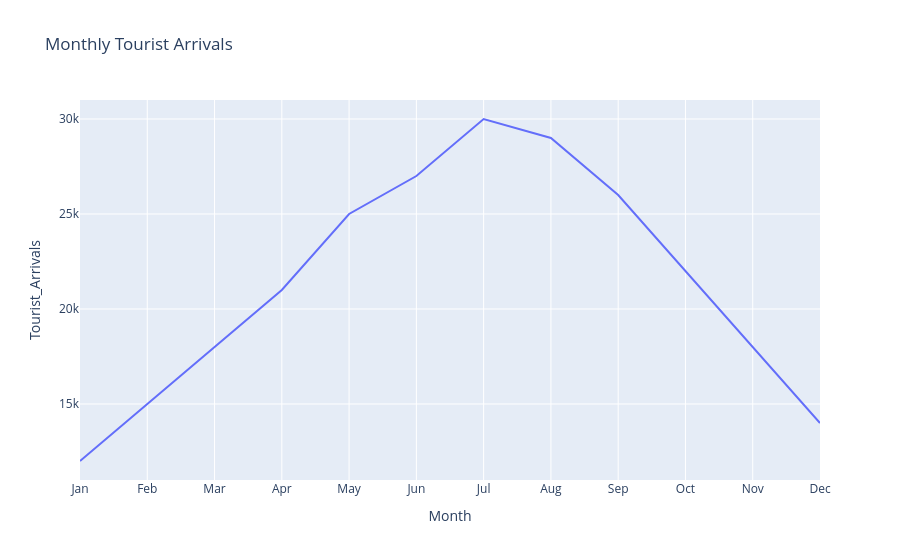

Notebook code cell kept with this figure:
### Markdown cell above
# **Plotly: Data Visualization in Python -**
* Line, Bar, Scatter, Histogram, Violin, Gantt, Heatmap, 3D Graphs.

## Introduction

* Plotly is a powerful Python visualization library for creating **interactive** and **publication-quality** graphs.
* It supports various plot types, making it ideal for **data exploration and storytelling**.
* For this case study, we analyze **Tourism & Travel Analytics**, focusing on trends in visitor numbers, seasonal patterns, hotel bookings, and travel costs.

## Plotly: Interactive Visualizations for Tourism & Travel Analytics

### Line Plot

#### Concept

* A **line plot** is used to visualize trends over time, making it ideal for **time-series data** like monthly tourist arrivals.

### Code cell
import plotly.express as px
import pandas as pd

df = pd.read_csv("tourism_data.csv")
fig = px.line(df, x='Month', y='Tourist_Arrivals', title="Monthly Tourist Arrivals")
fig.show()

### Figure 1 — Plotly figure (JSON) as saved in the notebook; plotly's stock layout.template omitted (floating-point values rounded to 4 significant figures)
{"data": [{"hovertemplate": "Month=%{x}<br>Tourist_Arrivals=%{y}<extra></extra>", "legendgroup": "", "line": {"color": "#636efa", "dash": "solid"}, "marker": {"symbol": "circle"}, "mode": "lines", "name": "", "orientation": "v", "showlegend": false, "type": "scatter", "x": ["Jan", "Feb", "Mar", "Apr", "May", "Jun", "Jul", "Aug", "Sep", "Oct", "Nov", "Dec"], "xaxis": "x", "y": [12000, 15000, 18000, 21000, 25000, 27000, 30000, 29000, 26000, 22000, 18000, 14000], "yaxis": "y"}], "layout": {"legend": {"tracegroupgap": 0}, "title": {"text": "Monthly Tourist Arrivals"}, "xaxis": {"anchor": "y", "domain": [0, 1], "title": {"text": "Month"}}, "yaxis": {"anchor": "x", "domain": [0, 1], "title": {"text": "Tourist_Arrivals"}}}}
